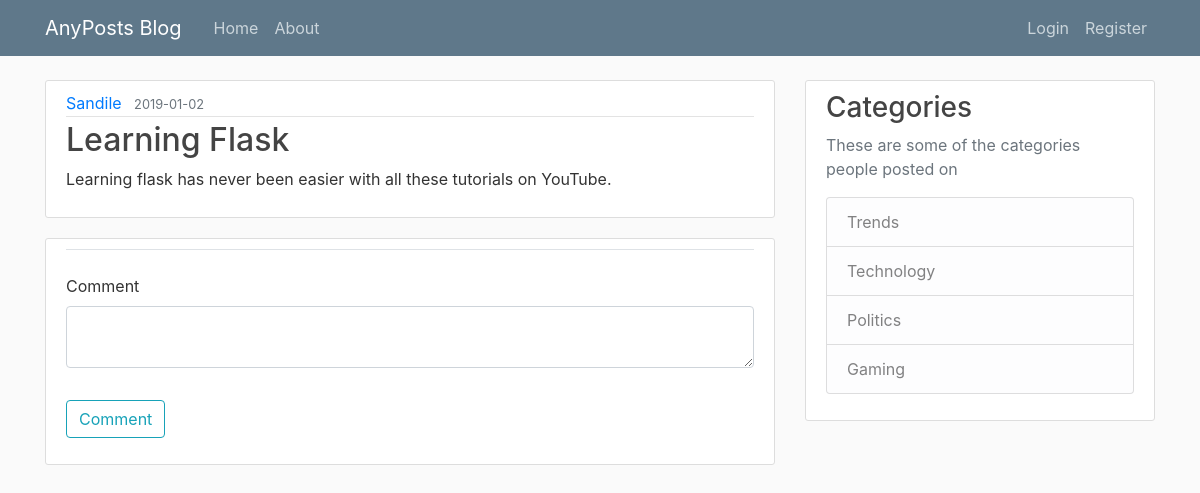
Before: /comment/1 with the older database file.
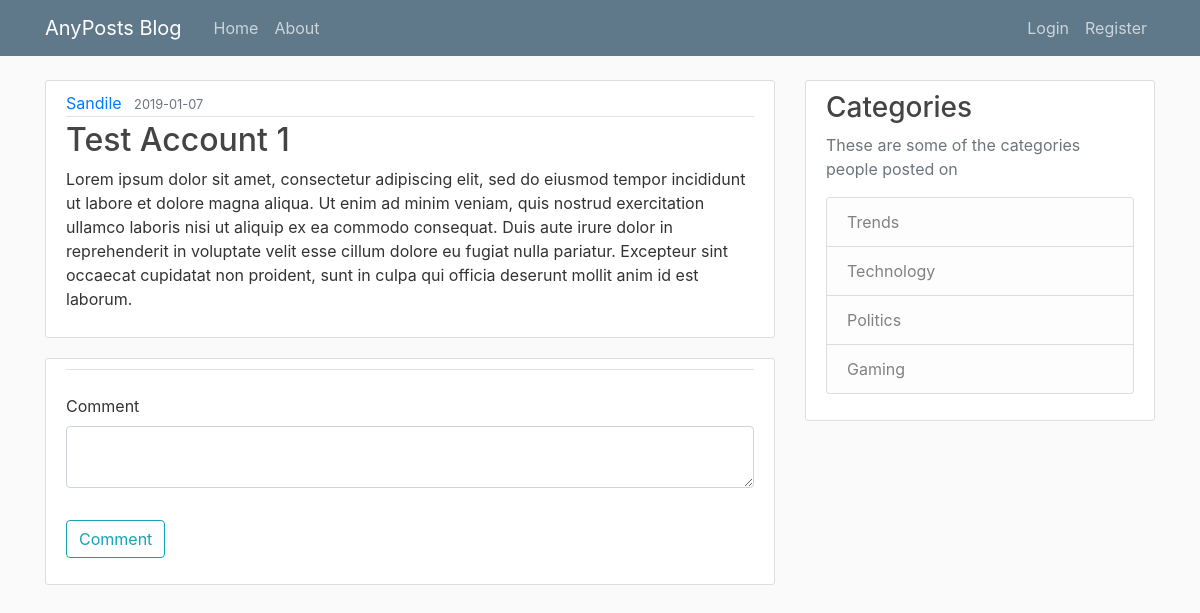
After: the same page with the newer database file.
### anyposts/models.py (models this page shows, shortened)
class Post(db.Model):
    id = db.Column(db.Integer, primary_key=True)
    title = db.Column(db.String(100), nullable=False)
    date = db.Column(db.DateTime, nullable=False, default=datetime.utcnow )
    content = db.Column(db.Text, nullable=False)
    user_id = db.Column(db.Integer, db.ForeignKey('user.id'), nullable=False)

### anyposts/routes.py (the view)
@app.route('/comment/<int:post_id>', methods=['POST', 'GET'])
def comment(post_id):
    post = Post.query.get_or_404(post_id)
    form = CommentForm()
    if form.validate_on_submit():
        flash(format("Comment Added!"), 'success')
    return render_template('comment.html', form=form, post=post)

### anyposts/forms.py
class CommentForm(FlaskForm):
    comment = TextAreaField('Comment', validators=[DataRequired()])
    submit = SubmitField('Comment')

### anyposts/templates/comment.html (shortened to what this page needs)
{% extends "layout.html" %}
{% block content %}
<article class="media content-section">
    <div class="media-body">
        <div class="article-metadata">
        <a class="mr-2" href="#">{{ post.author.username }}</a>
        <small class="text-muted">{{ post.date.strftime('%Y-%m-%d') }}</small>
        </div>
        <h2 class="article-title">{{ post.title }}</h2>
        <p class="article-content">{{ post.content }}</p>
    </div>
</article>
<div class="content-section">
    <form method="POST" action="">
        <fieldset class="form-group">
                <legend class="border-bottom mb-4">{{ legend }}</legend>
                <div class="form-group">
                        {{ form.comment.label(class="form-control-label") }}
                        {% if form.comment.errors %}
                        {{ form.comment(class="form-control form-control is-invalid") }}
                        <div class="invalid-feedback">
                            {% for error in form.comment.errors %}
                                <span>{{ error }}</span>
                            {% endfor %}
                        </div>
                    {% else %}
                        {{ form.comment(class="form-control form-control") }}
                    {% endif %}
                 </div>
            </fieldset>
        <div class="form-group">
            {{ form.submit(class="btn btn-outline-info ")}}
        </div>
    </form>
</div>
{% endblock content %}

Changed rows visible on the page:
changed Post: date "2019-01-02" → "2019-01-07"; title "Learning Flask" → "Test Account 1"; content "Learning flask has never been easier with all these tutorials on YouTube." → "Lorem ipsum dolor sit amet, consectetur adipiscing elit, sed do eiusmod tempor incididunt ut labore et dolore magna aliqua. Ut enim ad minim veniam, quis nostrud exercitation ullamco laboris nisi ut aliquip ex ea commodo consequat. Duis aute irure dolor in reprehenderit in voluptate velit esse cillum dolore eu fugiat nulla pariatur. Excepteur sint occaecat cupidatat non proident, sunt in culpa qui officia deserunt mollit anim id est laborum."
